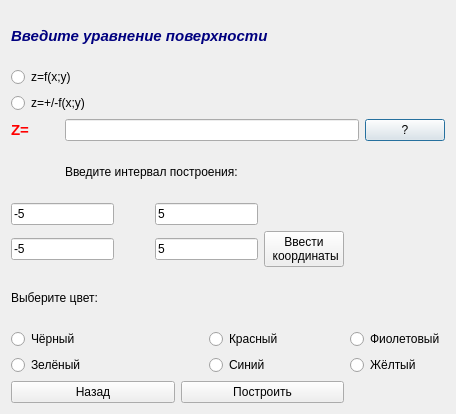
<?xml version="1.0" encoding="UTF-8"?>
<ui version="4.0">
 <class>vvod</class>
 <widget class="QDialog" name="vvod">
  <property name="geometry">
   <rect>
    <x>0</x>
    <y>0</y>
    <width>456</width>
    <height>414</height>
   </rect>
  </property>
  <property name="windowTitle">
   <string>Ввод поверхности</string>
  </property>
  <layout class="QGridLayout" name="gridLayout">
   <item row="0" column="0" colspan="6">
    <widget class="QLabel" name="label">
     <property name="font">
      <font>
       <weight>50</weight>
       <italic>true</italic>
       <bold>false</bold>
      </font>
     </property>
     <property name="text">
      <string>&lt;!DOCTYPE HTML PUBLIC &quot;-//W3C//DTD HTML 4.0//EN&quot; &quot;http://www.w3.org/TR/REC-html40/strict.dtd&quot;&gt;
&lt;html&gt;&lt;head&gt;&lt;meta name=&quot;qrichtext&quot; content=&quot;1&quot; /&gt;&lt;style type=&quot;text/css&quot;&gt;
p, li { white-space: pre-wrap; }
&lt;/style&gt;&lt;/head&gt;&lt;body style=&quot; font-family:'Ubuntu'; font-size:11pt; font-weight:400; font-style:italic;&quot;&gt;
&lt;p style=&quot; margin-top:0px; margin-bottom:0px; margin-left:0px; margin-right:0px; -qt-block-indent:0; text-indent:0px;&quot;&gt;&lt;span style=&quot; font-weight:600; color:#00007f;&quot;&gt;Введите уравнение поверхности&lt;/span&gt;&lt;/p&gt;&lt;/body&gt;&lt;/html&gt;</string>
     </property>
    </widget>
   </item>
   <item row="1" column="0" colspan="4">
    <widget class="QRadioButton" name="radioButton">
     <property name="text">
      <string>z=f(x;y)</string>
     </property>
    </widget>
   </item>
   <item row="2" column="0" colspan="4">
    <widget class="QRadioButton" name="radioButton_2">
     <property name="text">
      <string>z=+/-f(x;y)</string>
     </property>
    </widget>
   </item>
   <item row="3" column="0">
    <widget class="QLabel" name="label_2">
     <property name="font">
      <font>
       <weight>75</weight>
       <bold>true</bold>
      </font>
     </property>
     <property name="text">
      <string>&lt;!DOCTYPE HTML PUBLIC &quot;-//W3C//DTD HTML 4.0//EN&quot; &quot;http://www.w3.org/TR/REC-html40/strict.dtd&quot;&gt;
&lt;html&gt;&lt;head&gt;&lt;meta name=&quot;qrichtext&quot; content=&quot;1&quot; /&gt;&lt;style type=&quot;text/css&quot;&gt;
p, li { white-space: pre-wrap; }
&lt;/style&gt;&lt;/head&gt;&lt;body style=&quot; font-family:'Ubuntu'; font-size:11pt; font-weight:600; font-style:normal;&quot;&gt;
&lt;p style=&quot; margin-top:0px; margin-bottom:0px; margin-left:0px; margin-right:0px; -qt-block-indent:0; text-indent:0px;&quot;&gt;&lt;span style=&quot; color:#ff0000;&quot;&gt;Z=&lt;/span&gt;&lt;/p&gt;&lt;/body&gt;&lt;/html&gt;</string>
     </property>
    </widget>
   </item>
   <item row="3" column="1" colspan="6">
    <widget class="QLineEdit" name="lineEdit_7">
     <property name="toolTip">
      <string>Нажмите &quot;?&quot; чтобы получить справку
по вводу функций</string>
     </property>
    </widget>
   </item>
   <item row="3" column="7">
    <widget class="QPushButton" name="pushButton_3">
     <property name="text">
      <string>?</string>
     </property>
    </widget>
   </item>
   <item row="4" column="1" colspan="5">
    <widget class="QLabel" name="label_6">
     <property name="text">
      <string>Введите интервал построения:</string>
     </property>
    </widget>
   </item>
   <item row="5" column="0" colspan="2">
    <widget class="QLineEdit" name="lineEdit_2">
     <property name="toolTip">
      <string>Не меньше -7</string>
     </property>
     <property name="text">
      <string>-5</string>
     </property>
    </widget>
   </item>
   <item row="5" column="2">
    <widget class="QLabel" name="label_3">
     <property name="text">
      <string>&lt;x&lt;</string>
     </property>
    </widget>
   </item>
   <item row="6" column="0" colspan="2">
    <widget class="QLineEdit" name="lineEdit_3">
     <property name="toolTip">
      <string>Не меньше -7</string>
     </property>
     <property name="text">
      <string>-5</string>
     </property>
    </widget>
   </item>
   <item row="6" column="2">
    <widget class="QLabel" name="label_4">
     <property name="text">
      <string>&lt;y&lt;</string>
     </property>
    </widget>
   </item>
   <item row="6" column="3" colspan="2">
    <widget class="QLineEdit" name="lineEdit_4">
     <property name="toolTip">
      <string>Не больше 7</string>
     </property>
     <property name="text">
      <string>5</string>
     </property>
    </widget>
   </item>
   <item row="7" column="0" colspan="6">
    <widget class="QLabel" name="label_7">
     <property name="text">
      <string>Выберите цвет:</string>
     </property>
    </widget>
   </item>
   <item row="8" column="0" colspan="4">
    <widget class="QRadioButton" name="radioButton_3">
     <property name="text">
      <string>Чёрный</string>
     </property>
    </widget>
   </item>
   <item row="8" column="4" colspan="2">
    <widget class="QRadioButton" name="radioButton_5">
     <property name="text">
      <string>Красный</string>
     </property>
    </widget>
   </item>
   <item row="8" column="6" colspan="2">
    <widget class="QRadioButton" name="radioButton_7">
     <property name="text">
      <string>Фиолетовый</string>
     </property>
    </widget>
   </item>
   <item row="9" column="0" colspan="4">
    <widget class="QRadioButton" name="radioButton_4">
     <property name="text">
      <string>Зелёный</string>
     </property>
    </widget>
   </item>
   <item row="9" column="4" colspan="2">
    <widget class="QRadioButton" name="radioButton_6">
     <property name="text">
      <string>Синий</string>
     </property>
    </widget>
   </item>
   <item row="9" column="6" colspan="2">
    <widget class="QRadioButton" name="radioButton_8">
     <property name="text">
      <string>Жёлтый</string>
     </property>
    </widget>
   </item>
   <item row="10" column="0" colspan="6">
    <layout class="QHBoxLayout" name="horizontalLayout">
     <item>
      <widget class="QPushButton" name="pushButton">
       <property name="text">
        <string>Назад</string>
       </property>
      </widget>
     </item>
     <item>
      <widget class="QPushButton" name="pushButton_2">
       <property name="text">
        <string>Построить</string>
       </property>
      </widget>
     </item>
    </layout>
   </item>
   <item row="6" column="5">
    <widget class="QPushButton" name="pushButton_4">
     <property name="text">
      <string>Ввести
 координаты</string>
     </property>
    </widget>
   </item>
   <item row="5" column="3" colspan="2">
    <widget class="QLineEdit" name="lineEdit">
     <property name="toolTip">
      <string>Не больше 7</string>
     </property>
     <property name="styleSheet">
      <string notr="true"/>
     </property>
     <property name="text">
      <string>5</string>
     </property>
    </widget>
   </item>
  </layout>
 </widget>
 <resources/>
 <connections/>
</ui>
